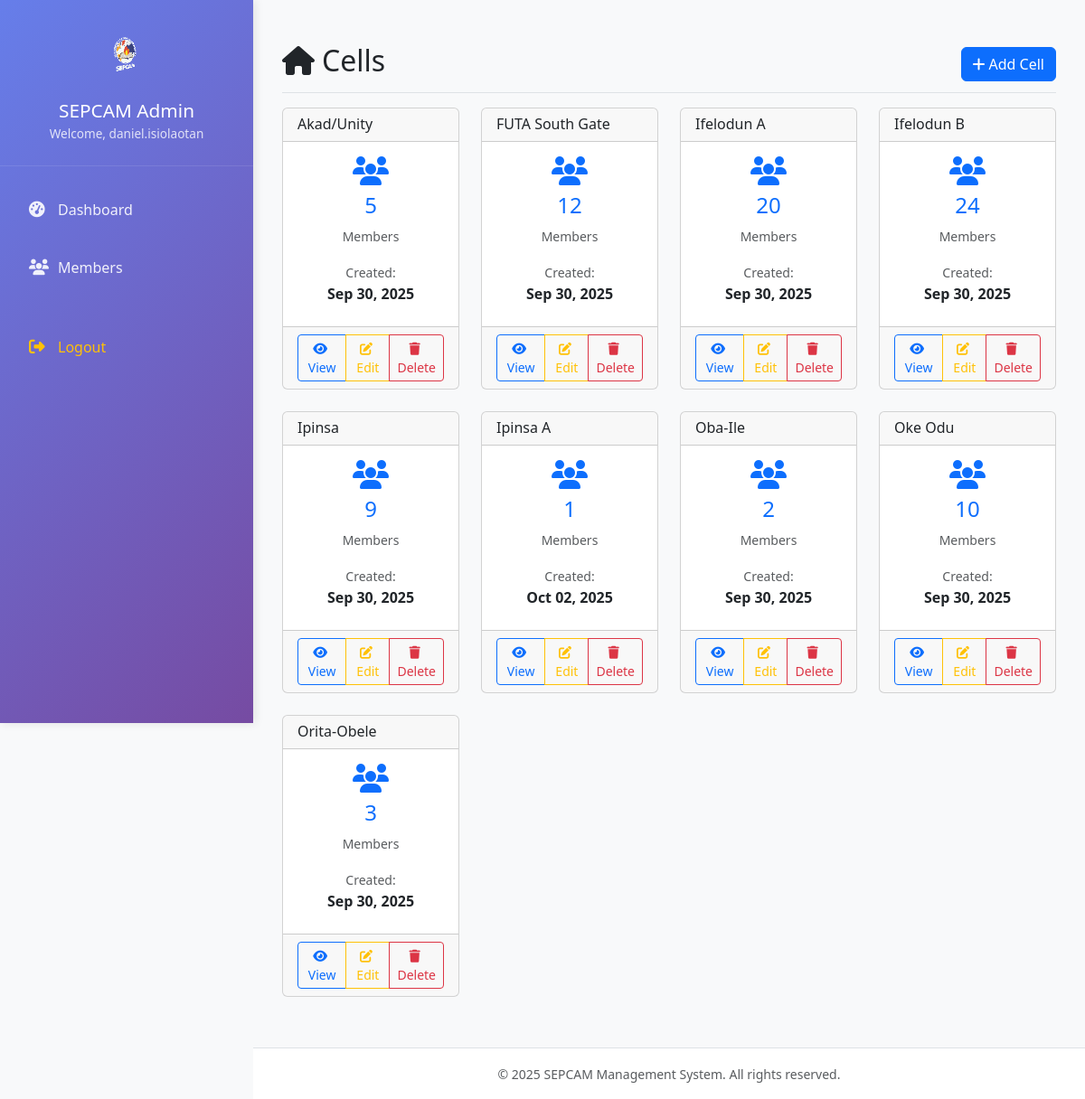
The app's page /cells/ (signed in) with its own data.
### core/models.py (models this page shows, shortened)
class Cell(models.Model):
    name = models.CharField(max_length=200)
    created_at = models.DateField()

### core/views.py (the view)
# urls.py: path("cells/", views.cell_list, name="cell_list"),
def cell_list(request):
    cells = Cell.objects.annotate(member_count=Count("member")).order_by("name")
    context = {"cells": cells}
    return render(request, "cells/cell_list.html", context)

### core/models.py (called while the page is built)
    @property
    def is_superadmin(self):
        return self.level == "SUPERADMIN"

    @property
    def is_cell_admin(self):
        return self.level == "Cell"

    @property
    def is_moderator(self):
        return self.level == "MODERATOR"

    @property
    def is_inventory_admin(self):
        return self.level == "Inventory"

### core/templates/cells/cell_list.html (shortened to what this page needs)
{% extends 'base.html' %}
{% load static %}
{% block content %}
<div class="d-flex justify-content-between flex-wrap flex-md-nowrap align-items-center pt-3 pb-2 mb-3 border-bottom">
    <h1 class="h2">
        <i class="fas fa-home me-2"></i>Cells
    </h1>
    <div class="btn-toolbar mb-2 mb-md-0">
        <button class="btn btn-primary" id="addCellBtn">
            <i class="fas fa-plus me-1"></i>Add Cell
        </button>
    </div>
</div>
<div class="row">
    {% for cell in cells %}
    <div class="col-xl-3 col-lg-4 col-md-6 mb-4">
        <div class="card cell-card h-100">
            <div class="card-header">
                <h6 class="card-title mb-0">{{ cell.name }}</h6>
            </div>
            <div class="card-body">
                <div class="cell-info text-center">
                    <div class="mb-3">
                        <i class="fas fa-users fa-2x text-primary mb-2"></i>
                        <h4 class="text-primary">{{ cell.member_count }}</h4>
                        <small class="text-muted">Members</small>
                    </div>
                    <div class="cell-details">
                        <div class="mb-2">
                            <small class="text-muted">Created:</small><br>
                            <strong>{{ cell.created_at|date:"M d, Y" }}</strong>
                        </div>
                    </div>
                </div>
            </div>
            <div class="card-footer">
                <div class="btn-group w-100">
                    <button class="btn btn-outline-primary btn-sm view-cell" data-cell-id="{{ cell.id }}">
                        <i class="fas fa-eye me-1"></i>View
                    </button>
                    <button class="btn btn-outline-warning btn-sm edit-cell" data-cell-id="{{ cell.id }}">
                        <i class="fas fa-edit me-1"></i>Edit
                    </button>
                    <button class="btn btn-outline-danger btn-sm delete-cell"
                            data-cell-id="{{ cell.id }}"
                            data-cell-name="{{ cell.name }}">
                        <i class="fas fa-trash me-1"></i>Delete
                    </button>
                </div>
            </div>
        </div>
    </div>
    {% endfor %}
</div>
{% endblock %}

### core/templates/base.html (shortened to what this page needs)
{% load static %}
<!DOCTYPE html>
<html lang="en">
<head>
    <link href="https://cdn.jsdelivr.net/npm/bootstrap@5.3.0/dist/css/bootstrap.min.css" rel="stylesheet">
    <link rel="stylesheet" href="https://cdnjs.cloudflare.com/ajax/libs/font-awesome/6.4.0/css/all.min.css">
</head>
<body>
    {% if user.is_authenticated %}
    <nav class="sidebar" id="sidebar">
        <div class="sidebar-header">
            {% if '/static/images/logo.gif' %}
            <img src="{% static 'images/logo.gif' %}" alt="SEPCAM Logo" class="img-fluid"
                onerror="this.style.display='none'">
            {% endif %}
            <h4>SEPCAM Admin</h4>
            <small>Welcome, {{ user.username }}</small>
        </div>
        <div class="sidebar-content pt-3">
            <ul class="nav flex-column">
                <li class="nav-item">
                    <a class="nav-link {% if request.resolver_match.url_name == 'dashboard' %}active{% endif %}"
                        href="{% url 'dashboard' %}">
                        <i class="fas fa-tachometer-alt"></i>
                        Dashboard
                    </a>
                </li>
                <li class="nav-item">
                    <a class="nav-link {% if 'member' in request.resolver_match.url_name %}active{% endif %}"
                        href="{% url 'member_list' %}">
                        <i class="fas fa-users"></i>
                        Members
                    </a>
                </li>
                <li class="nav-item mt-4">
                    <a class="nav-link text-warning" href="{% url 'logout' %}">
                        <i class="fas fa-sign-out-alt"></i>
                        Logout
                    </a>
                </li>
            </ul>
        </div>
    </nav>
    <main class="main-content" id="mainContent">
        <div class="content-wrapper">
            {% block content %}{% endblock %}
        </div>
        <footer>
            <div class="container-fluid">
                <div class="text-center py-3">
                    <small class="text-muted">&copy; {% now "Y" %} SEPCAM Management System. All rights
                        reserved.</small>
                </div>
            </div>
        </footer>
    </main>
    {% else %}
    {% block public_content %}
    {% endblock %}
    {% endif %}
</body>
</html>

### core/templates/base.html (style rules this page uses)
:root { --sidebar-width: 280px; --sidebar-bg: linear-gradient(135deg, #667eea 0%, #764ba2 100%); --content-bg: #f8f9fa; --header-height: 60px; }
body { background-color: var(--content-bg); font-family: 'Segoe UI', Tahoma, Geneva, Verdana, sans-serif; overflow-x: hidden; }
.sidebar { width: var(--sidebar-width); min-height: 100vh; background: var(--sidebar-bg); position: fixed; left: 0; top: 0; z-index: 1000; transition: transform 0.3s ease-in-out; box-shadow: 2px 0 10px rgba(0, 0, 0, 0.1); }
.sidebar-header { padding: 1.5rem 1rem; border-bottom: 1px solid rgba(255, 255, 255, 0.1); text-align: center; }
.sidebar-header img { max-height: 70px; margin-bottom: 1rem; }
.sidebar-header h4 { color: white; margin: 0; font-size: 1.3rem; }
.sidebar-header small { color: rgba(255, 255, 255, 0.8); font-size: 0.85rem; }
.sidebar .nav-link { color: rgba(255, 255, 255, 0.9); padding: 14px 20px; margin: 6px 12px; border-radius: 8px; transition: all 0.3s ease; font-weight: 500; display: flex; align-items: center; }
.sidebar .nav-link i { width: 20px; margin-right: 12px; font-size: 1.1rem; }
.main-content { margin-left: var(--sidebar-width); min-height: 100vh; transition: margin-left 0.3s ease-in-out; background-color: var(--content-bg); }
.content-wrapper { padding: 2rem; min-height: calc(100vh - 80px); }
footer { background: white; border-top: 1px solid #dee2e6; margin-top: auto; }

### core/templates/cells/cell_list.html (style rules this page uses)
.cell-card { transition: transform 0.2s; }

### records on screen
Cell: name "Akad/Unity", member_count "5", created_at "Sep 30, 2025"
Cell: name "FUTA South Gate", member_count "12", created_at "Sep 30, 2025"
Cell: name "Ifelodun A", member_count "20", created_at "Sep 30, 2025"
Cell: name "Ifelodun B", member_count "24", created_at "Sep 30, 2025"
Cell: name "Ipinsa", member_count "9", created_at "Sep 30, 2025"
Cell: name "Ipinsa A", member_count "1", created_at "Oct 02, 2025"
Cell: name "Oba-Ile", member_count "2", created_at "Sep 30, 2025"
Cell: name "Oke Odu", member_count "10", created_at "Sep 30, 2025"
Cell: name "Orita-Obele", member_count "3", created_at "Sep 30, 2025"

### other values on screen
{{ user.username }} "daniel.isiolaotan"
